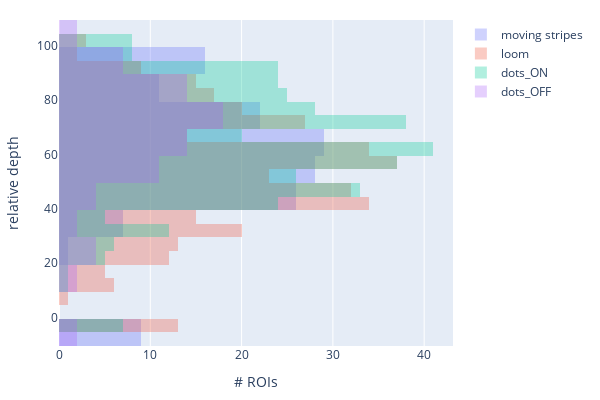

Here is the notebook cell this chart was saved with:
### Code cell
stripes = np.hstack(depths['moving stripes'])
loom = np.hstack(depths['loom'])
dots_on = np.hstack(depths['dots_ON'])
dots_off = np.hstack(depths['dots_OFF'])

flattened_list = np.hstack([stripes, loom, dots_on, dots_off])

fig = go.Figure()
fig.add_trace(go.Histogram(y=stripes, name='moving stripes'))
fig.add_trace(go.Histogram(y=loom, name='loom'))
fig.add_trace(go.Histogram(y=dots_on,name='dots_ON'))
fig.add_trace(go.Histogram(y=dots_off, name='dots_OFF'))
fig.update_layout(barmode='overlay', width=600, height=400,
                  margin=dict(l=20, r=20, t=20, b=20),
                  xaxis_title='# ROIs',
                  yaxis_title='relative depth')  
fig.update_traces(opacity=0.3)

### Figure 1 — Plotly figure (JSON) as saved in the notebook; plotly's stock layout.template omitted (floating-point values rounded to 4 significant figures; data arrays with more than 128 entries replaced by an {"elided": "..."} marker saying what was removed)
{"data": [{"name": "moving stripes", "opacity": 0.3, "type": "histogram", "y": {"elided": "149 int values"}}, {"name": "loom", "opacity": 0.3, "type": "histogram", "y": {"elided": "352 int values"}}, {"name": "dots_ON", "opacity": 0.3, "type": "histogram", "y": {"elided": "373 int values"}}, {"name": "dots_OFF", "opacity": 0.3, "type": "histogram", "y": [56, 54, 60, 83, 86, 72, 49, 74, 94, 81, 64, 72, 72, 96, 92, 63, 76, 69, 69, 74, 83, 79, 97, 53, 79, 78, 84, 100, 72, 77, 74, 74, 64, 80, -1, 61, 61, 54, 62, 61, 58, 54, 57, 17, 72, 26, 57, 86, 40, -1, 34, 28, 29, 80, 30, 78, 61, 80, 67, 64, 59, 78, 16, 71, 40, 48, 50, 67, 84, 73, 21, 97, 89, 57, 98, 91, 81, 101, 83, 82]}], "layout": {"barmode": "overlay", "height": 400, "margin": {"b": 20, "l": 20, "r": 20, "t": 20}, "width": 600, "xaxis": {"title": {"text": "# ROIs"}}, "yaxis": {"title": {"text": "relative depth"}}}}
